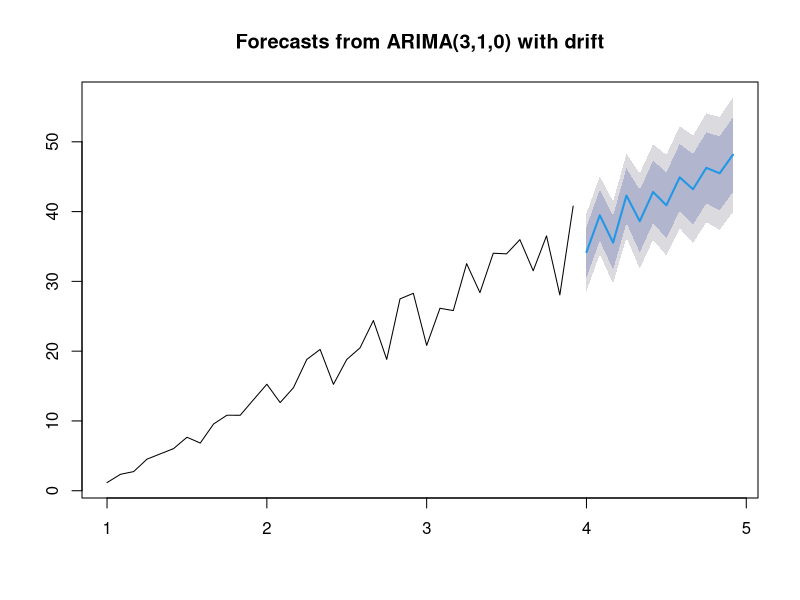
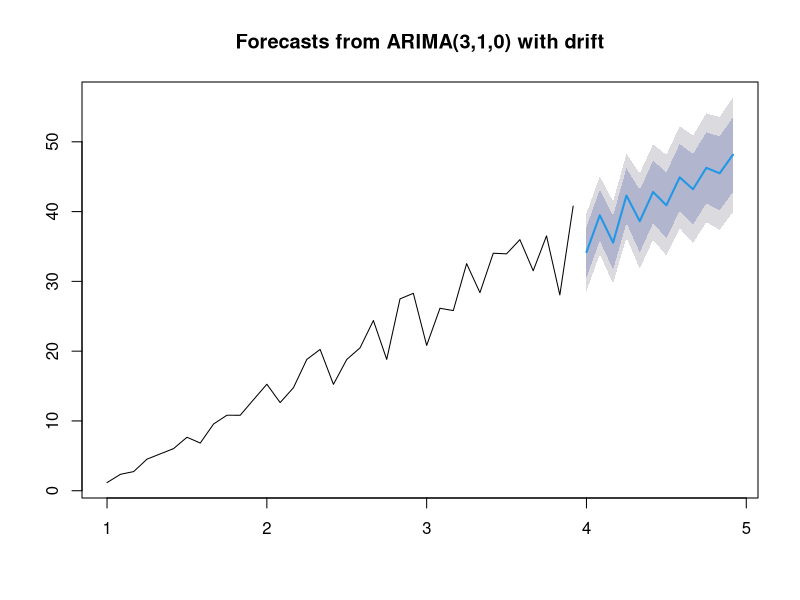

The R source for these figures, in order:
#MICROSTRATEGY_BEGIN
#
#DESC One of the most common applications of predictive analytics is to forecast time-based data. This analytic uses the Auto-Regressive Integrated with Moving Average (ARIMA) algorithm to project a sequence of values ahead into the future, based on the assumption that data points taken over time may have an internal structure that can be measured.   While ARIMA tends to be esoteric and complex, this analytic uses the Ã¢â‚¬Å“auto.arimaÃ¢â‚¬Â function from RÃ¢â‚¬â„¢s Ã¢â‚¬Å“forecastÃ¢â‚¬Â package to search through a variety of possible models in order to find the best one.  Not only does this script generate the expected forecast values, it also provides outputs based on confidence bands, nominally set at 80% and 95% confidence levels.
#DESC The output 'Forecast' returns the forecasted value.
#DESC The output 'ForecastLo1' returns the forecasted lower value of the first confidence band.
#DESC The output 'ForecastHi1' returns the forecasted upper value of the first confidence band.
#DESC The output 'ForecastLo2' returns the forecasted lower value of the second confidence band.
#DESC The output 'ForecastHi2' returns the forecasted upper value of the second confidence band.
#DESC Revision A
#
#RVAR Target -input -numeric -vector
#
#RVAR CycleLength -parameter NumericParam1
#RVAR Horizon -parameter NumericParam2
#RVAR Conf1 -parameter NumericParam3
#RVAR Conf2 -parameter NumericParam4
#RVAR ImageName -parameter StringParam8
#RVAR FileName -parameter StringParam9
#
#RVAR Forecast -output -numeric -vector
#RVAR ForecastLo1 -output -numeric -vector
#RVAR ForecastHi1 -output -numeric -vector
#RVAR ForecastLo2 -output -numeric -vector
#RVAR ForecastHi2 -output -numeric -vector
#
#Version 1.0 Metric Expressions (uses the 27 Pre-defined Parameters):
#EXP-v1 Forecast: RScript<_RScriptFile="ARIMA.R", _InputNames="Target", SortBy=(Month), NumericParam1=12, NumericParam2=12, NumericParam3=80, NumericParam4=95, StringParam8="", StringParam9="">(Target)
#EXP-v1 ForecastLo1: RScript<_RScriptFile="ARIMA.R", _InputNames="Target", _OutputVar="ForecastLo1", SortBy=(Month), NumericParam1=12, NumericParam2=12, NumericParam3=80, NumericParam4=95, StringParam8="", StringParam9="">(Target)
#EXP-v1 ForecastHi1: RScript<_RScriptFile="ARIMA.R", _InputNames="Target", _OutputVar="ForecastHi1", SortBy=(Month), NumericParam1=12, NumericParam2=12, NumericParam3=80, NumericParam4=95, StringParam8="", StringParam9="">(Target)
#EXP-v1 ForecastLo2: RScript<_RScriptFile="ARIMA.R", _InputNames="Target", _OutputVar="ForecastLo2", SortBy=(Month), NumericParam1=12, NumericParam2=12, NumericParam3=80, NumericParam4=95, StringParam8="", StringParam9="">(Target)
#EXP-v1 ForecastHi2: RScript<_RScriptFile="ARIMA.R", _InputNames="Target", _OutputVar="ForecastHi2", SortBy=(Month), NumericParam1=12, NumericParam2=12, NumericParam3=80, NumericParam4=95, StringParam8="", StringParam9="">(Target)
#
#Version 2.0 Metric Expressions (uses _Params for parameters):
#EXP-v2 Forecast: RScript<_RScriptFile="ARIMA.R", _InputNames="Target", SortBy=(Month), _Params="CycleLength=12, Horizon=12, Conf1=80, Conf2=95, ImageName='', FileName=''">(Target)
#EXP-v2 ForecastLo1: RScript<_RScriptFile="ARIMA.R", _InputNames="Target", _OutputVar="ForecastLo1", SortBy=(Month), _Params="CycleLength=12, Horizon=12, Conf1=80, Conf2=95, ImageName='', FileName=''">(Target)
#EXP-v2 ForecastHi1: RScript<_RScriptFile="ARIMA.R", _InputNames="Target", _OutputVar="ForecastHi1", SortBy=(Month), _Params="CycleLength=12, Horizon=12, Conf1=80, Conf2=95, ImageName='', FileName=''">(Target)
#EXP-v2 ForecastLo2: RScript<_RScriptFile="ARIMA.R", _InputNames="Target", _OutputVar="ForecastLo2", SortBy=(Month), _Params="CycleLength=12, Horizon=12, Conf1=80, Conf2=95, ImageName='', FileName=''">(Target)
#EXP-v2 ForecastHi2: RScript<_RScriptFile="ARIMA.R", _InputNames="Target", _OutputVar="ForecastHi2", SortBy=(Month), _Params="CycleLength=12, Horizon=12, Conf1=80, Conf2=95, ImageName='', FileName=''">(Target)
#
#MICROSTRATEGY_END

mstr.ErrMsg <- tryCatch({                                      #tryCatch for Exception Handling
  if(exists("mstr.WorkingDir")) setwd(mstr.WorkingDir)         #Working Directory if executed by MicroStrategy
  
  timer <- proc.time()                                         #Start a timer to measure how long it takes
    
  #Check to see if package(s) are installed, install if not and then load
  CheckInstallPackages <- function(pkgs) {                     #pkgs is a vector of strings with length >= 1
    x <- lapply(pkgs, function(pkg){                           #For each pkg in pkgs (attempt to load each package one at a time):
      if(!do.call("require", list(pkg))) {                     #  Load the package if available,
        try(install.packages(pkg, lib=.Library,
                             repos="http://cran.rstudio.com")) #    Silently attempt to install into the default library
        tryCatch(do.call("library", list(pkg)),                #    Now attempt to load the package, catch error if it wasn't installed
          error = function(err) {                              #    Catch if we're unable to install into the default library
            if(!interactive()) {                               #      If non-interactive, install into this user's personal library
              personalLibPath <- Sys.getenv("R_LIBS_USER")     #        Get the path to this user's personal library
              if(is.na(match(personalLibPath, .libPaths()))) { #        If the personal library is not in the list of libraries
                dir.create(personalLibPath, recursive = TRUE)  #          Then create the personal library
                .libPaths(personalLibPath)                     #          And add the personal library to the list of libraries
              }
              install.packages(pkg, lib=personalLibPath,       #        Attempt to install the package into the personal library
                              repos="http://cran.rstudio.com") #          if this fails, raise the error back to the report
              do.call("library", list(pkg))                    #        Finally, attempt to load the package
            }
          }
        )
      }
    })
  }
  
  #Load packages
  CheckInstallPackages("forecast")                             #Load the "forecast" package
  
  #Get the data
  if(!exists("mstr.ExFlag")) {                                 #If this is NOT via a MicroStrategy Report Execution
    set.seed(42)                                               #  Set the random number generator seed
    Target <- (seq(1:36) * (0.8 + (0.4*runif(36, 0, 1))))      #  Set some linear but noisy values for the Target
    FileName <- "ARIMA_Rconsole"                               #  Set the Model Name
    CycleLength <- 12                                          #  It's Monthly Data
    Horizon <- 12                                              #  Forecast Horizon of 12 months
    Conf1  <- 80                                               #  Lower confidence band is 80%
    Conf2  <- 95                                               #  Upper confidence band is 95%
    ImageName = "ARIMA_Console"
    FileName = ImageName
  }
  
  #Modeling
  tsObj <- ts(Target[!is.na(Target)],
              frequency=CycleLength)                           #Create a time series object with this data -- without any nulls
  model <- auto.arima(tsObj, stepwise=TRUE,
                      trace=FALSE)                             #Build an ARIMA model using the "auto" ARIMA function
                                     
  arimaFcst <- forecast(model,
                        h=Horizon,
                        level=c(Conf1, Conf2))                 #Create the forecast
  Forecast <- append(tsObj, arimaFcst$mean)                    #Output for the mean or expected value
  ForecastLo1 <- append(tsObj, arimaFcst$lower)                #Output for the first lower confidence band
  ForecastHi1 <- append(tsObj, arimaFcst$upper)                #Output for the first upper confidence band
  ForecastLo2 <- append(tsObj, arimaFcst$lower[, 2])           #Output for the second lower confidence band
  ForecastHi2 <- append(tsObj, arimaFcst$upper[, 2])           #Output for the second upper confidence band
  
  timerXeq <-(proc.time() - timer)                             #Capture Execution Timer for Rdata file
  
  #Additional results saved to files
  if(nchar(FileName)>0) {                                      #If FileName is not an empty string
    save(list=c("Target", "model", "arimaFcst", "Forecast"),
         file=paste(FileName, ".Rdata", sep=""))               #Persist objects to file
  }
  if(nchar(ImageName)>0) {                                     #If FileName is not an empty string
    jpeg(paste(ImageName, ".jpg", sep=""))                     #  Output the ARIMA chart
    plot(forecast(model, h=Horizon))                           #  to a file
	    dev.off()                                                  #  close the file
  }
  if(!exists("mstr.ExFlag")) {                                 #If this is via a MicroStrategy Report Execution
    plot(forecast(model, h=Horizon))                           #  Plot the ARIMA Chart
  }
  
  if(!exists("mstr.ExFlag")) {
    try(print(paste0("Success! Elasped Time=",
                     format((proc.time() - timer)[3],
                            nsmall=3), "sec")))                #Print success message with overall time
  }  

  mstr.ErrMsg <- ""                                            #If we made it here, no errors were caught
}, error = function(err) {                                     #Catch block to report an error
  try(print(err))                                              #  Print error message to console (using try to continue on any print error)
  return(err$message)                                          #  Return error Message
})

